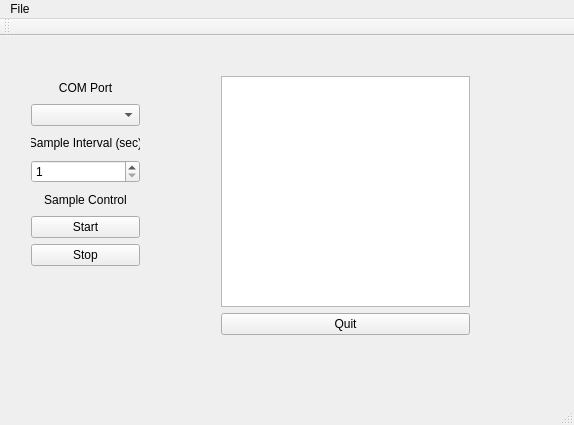
<?xml version="1.0" encoding="UTF-8"?>
<ui version="4.0">
 <class>TrhLogger</class>
 <widget class="QMainWindow" name="TrhLogger">
  <property name="geometry">
   <rect>
    <x>0</x>
    <y>0</y>
    <width>574</width>
    <height>425</height>
   </rect>
  </property>
  <property name="windowTitle">
   <string>ArcherDX TRHLogger</string>
  </property>
  <property name="windowIcon">
   <iconset resource="archerdxresources.qrc">
    <normaloff>:/root/archer-logo-color-80px.png</normaloff>:/root/archer-logo-color-80px.png</iconset>
  </property>
  <widget class="QWidget" name="centralWidget">
   <widget class="QWidget" name="verticalLayoutWidget">
    <property name="geometry">
     <rect>
      <x>210</x>
      <y>29</y>
      <width>271</width>
      <height>281</height>
     </rect>
    </property>
    <layout class="QVBoxLayout" name="verticalLayout">
     <item>
      <widget class="QTextEdit" name="textEdit"/>
     </item>
     <item>
      <widget class="QPushButton" name="quitButton">
       <property name="text">
        <string>Quit</string>
       </property>
      </widget>
     </item>
    </layout>
   </widget>
   <widget class="QWidget" name="verticalLayoutWidget_2">
    <property name="geometry">
     <rect>
      <x>20</x>
      <y>30</y>
      <width>131</width>
      <height>211</height>
     </rect>
    </property>
    <layout class="QVBoxLayout" name="verticalLayout_2">
     <item>
      <widget class="QLabel" name="comPortLabel">
       <property name="text">
        <string>COM Port</string>
       </property>
       <property name="alignment">
        <set>Qt::AlignCenter</set>
       </property>
      </widget>
     </item>
     <item>
      <widget class="QComboBox" name="serialPortComboBox"/>
     </item>
     <item>
      <widget class="QLabel" name="SampleIntervalLabel">
       <property name="text">
        <string>Sample Interval (sec)</string>
       </property>
       <property name="alignment">
        <set>Qt::AlignCenter</set>
       </property>
      </widget>
     </item>
     <item>
      <widget class="QSpinBox" name="SampleIntervalSpinBox">
       <property name="minimum">
        <number>1</number>
       </property>
       <property name="maximum">
        <number>3600</number>
       </property>
      </widget>
     </item>
     <item>
      <widget class="QLabel" name="StartStopLabel">
       <property name="text">
        <string>Sample Control</string>
       </property>
       <property name="alignment">
        <set>Qt::AlignCenter</set>
       </property>
      </widget>
     </item>
     <item>
      <widget class="QPushButton" name="StartButton">
       <property name="text">
        <string>Start</string>
       </property>
      </widget>
     </item>
     <item>
      <widget class="QPushButton" name="StopButton">
       <property name="text">
        <string>Stop</string>
       </property>
      </widget>
     </item>
    </layout>
   </widget>
  </widget>
  <widget class="QMenuBar" name="menuBar">
   <property name="geometry">
    <rect>
     <x>0</x>
     <y>0</y>
     <width>574</width>
     <height>21</height>
    </rect>
   </property>
   <widget class="QMenu" name="menuFile">
    <property name="title">
     <string>File</string>
    </property>
    <addaction name="actionOpen"/>
    <addaction name="actionSave"/>
   </widget>
   <addaction name="menuFile"/>
  </widget>
  <widget class="QToolBar" name="mainToolBar">
   <attribute name="toolBarArea">
    <enum>TopToolBarArea</enum>
   </attribute>
   <attribute name="toolBarBreak">
    <bool>false</bool>
   </attribute>
  </widget>
  <widget class="QStatusBar" name="statusBar"/>
  <action name="actionOpen">
   <property name="text">
    <string>Open</string>
   </property>
  </action>
  <action name="actionSave">
   <property name="text">
    <string>Save</string>
   </property>
  </action>
 </widget>
 <layoutdefault spacing="6" margin="11"/>
 <resources>
  <include location="archerdxresources.qrc"/>
 </resources>
 <connections/>
</ui>
